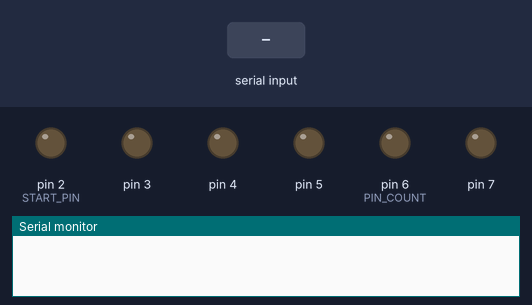
The sketch below on a simulated Arduino Uno, built with avr-gcc and run on an emulated ATmega328P. Shown: output pins drawn as LEDs (lit = HIGH), the last lines printed to the serial monitor. The inputs (shaded band) are chosen by the test bench.

Above: at 1.2 s.
1.3 s: "s,45\n" received over Serial
At 2.1 s:
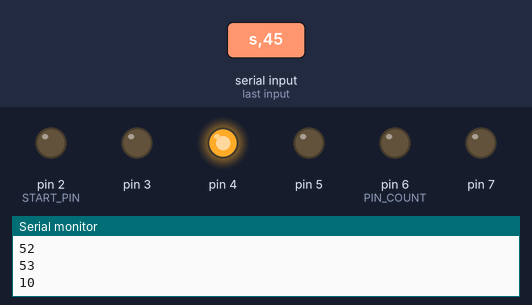
2.8 s: "c,45\n" received over Serial
At 3.3 s:
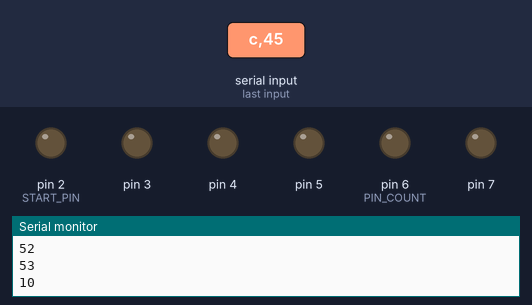
Timing chart, 0 to 5.8 s (numbered marks = the images above; inputs shaded):
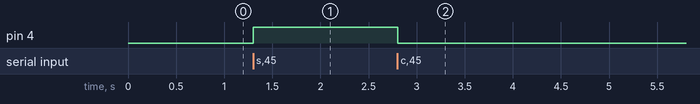

The sketch:

ipmt_arduinogpio.ino
```cpp
// Pins macros
#define START_PIN 2
#define PIN_COUNT 6

// Commands macros
#define UNKNOWN_COM -1

// States
#define WANT_COM 0
#define WANT_PIN 1

// Serial
#define SERIAL_BAUD 9600

void setup() {
  // Init pins
  for(int i = 0; i < PIN_COUNT; i++) {
    pinMode(START_PIN + i, OUTPUT);
  }
  Serial.begin(SERIAL_BAUD);
}

int com = UNKNOWN_COM;
int state = WANT_COM;

void loop() {
  // Waiting for the data
  if(!Serial.available()) return;
  int symb = Serial.read();
  Serial.println(symb);

  if(state == WANT_COM) {
    if(symb == 's') com = HIGH;
    else if(symb == 'c') com = LOW;
    else return;

    state = WANT_PIN;
  }
  else {
    if(symb == 's') com = HIGH;
    else if(symb == 'c') com = LOW;

    int pin = symb - '0';
    if(pin >= START_PIN && pin < START_PIN + PIN_COUNT) {
      digitalWrite(pin, com);
      com = UNKNOWN_COM;
      state = WANT_COM;
    }
  }
}
```

Measured:
- after the input at 1.3 s, pin 4: LOW → HIGH at once
- after the input at 2.8 s, pin 4: HIGH → LOW at once
